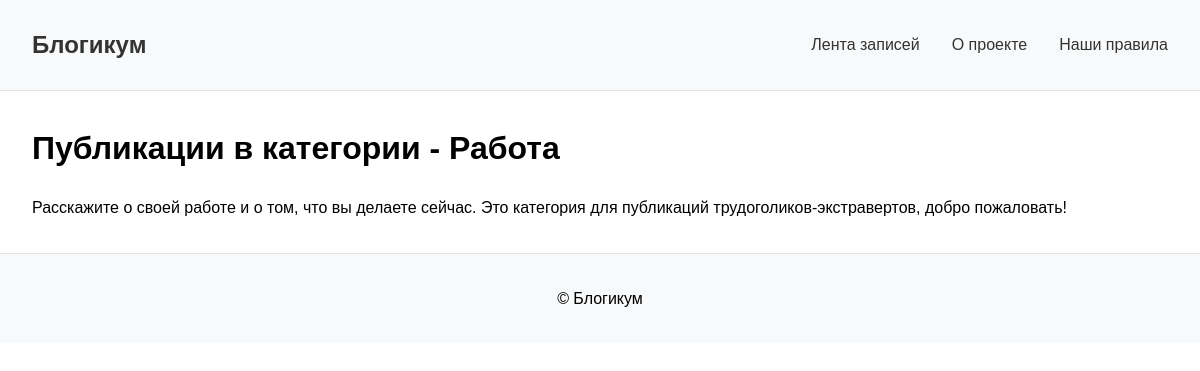
Page /category/work/ on the committed database.
### blog/models.py (models this page shows, shortened)
class Category(models.Model):
    title = models.CharField(
        max_length=256,
        verbose_name='Заголовок',
        help_text='Максимальная длина 256 символов'
    )
    description = models.TextField(
        verbose_name='Описание'
    )
    slug = models.SlugField(
        unique=True,
        verbose_name='Идентификатор',
        help_text='Идентификатор страницы для URL; '
        'разрешены символы латиницы, цифры, дефис и подчёркивание.'
    )
    is_published = models.BooleanField(
        default=True,
        verbose_name='Опубликовано',
        help_text='Снимите галочку, чтобы скрыть публикацию.'
    )
    created_at = models.DateTimeField(
        auto_now_add=True,
        verbose_name='Добавлено'
    )
    class Meta:
        verbose_name = 'категория'
        verbose_name_plural = 'Категории'

### blog/views.py (the view)
def category_posts(request, category_slug):
    category = get_object_or_404(
        Category,
        slug=category_slug,
        is_published=True
    )
    post_list = Post.objects.filter(
        category=category,
        is_published=True,
        pub_date__lte=timezone.now()
    ).order_by('-pub_date')
    context = {'category': category, 'post_list': post_list}
    return render(request, 'blog/category.html', context)

### templates/blog/category.html (shortened to what this page needs)
{% extends "base.html" %}
{% block content %}
  <h1 class="text-center">Публикации в категории - {{ category.title }}</h1>
  <p class="col-6 offset-3 mb-5 lead text-center">{{ category.description }}</p>
{% endblock %}

### templates/base.html (style rules this page uses)
body { font-family: Arial, sans-serif; margin: 0; padding: 0; line-height: 1.6; }

### rows in the picture
Category: title "Работа", description "Расскажите о своей работе и о том, что вы делаете сейчас. Это категория для публикаций трудоголиков-экстравертов, добро пожаловать!"
